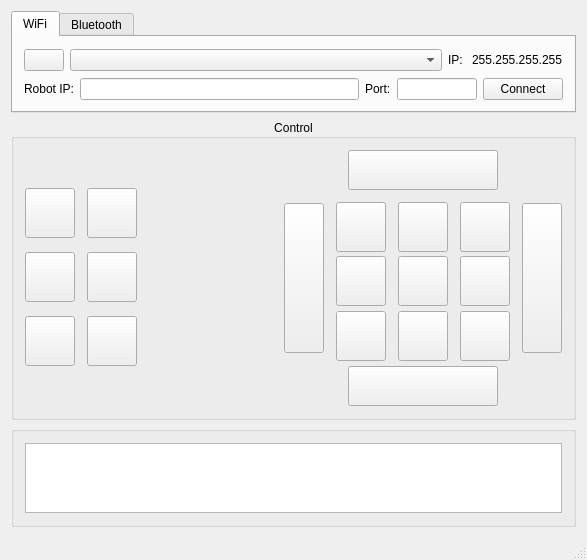
<?xml version="1.0" encoding="UTF-8"?>
<ui version="4.0">
 <class>MainWindow</class>
 <widget class="QMainWindow" name="MainWindow">
  <property name="geometry">
   <rect>
    <x>0</x>
    <y>0</y>
    <width>587</width>
    <height>560</height>
   </rect>
  </property>
  <property name="minimumSize">
   <size>
    <width>500</width>
    <height>560</height>
   </size>
  </property>
  <property name="windowTitle">
   <string>Hexapod</string>
  </property>
  <property name="windowIcon">
   <iconset>
    <normaloff>res/hexapod-logo.png</normaloff>res/hexapod-logo.png</iconset>
  </property>
  <widget class="QWidget" name="centralWidget">
   <layout class="QVBoxLayout" name="verticalLayout">
    <item>
     <widget class="QTabWidget" name="tabWidget">
      <property name="currentIndex">
       <number>0</number>
      </property>
      <widget class="QWidget" name="tab">
       <attribute name="title">
        <string>WiFi</string>
       </attribute>
       <layout class="QVBoxLayout" name="verticalLayout_3">
        <item>
         <layout class="QHBoxLayout" name="horizontalLayout_5">
          <item>
           <widget class="QPushButton" name="button_Refresh">
            <property name="text">
             <string/>
            </property>
            <property name="icon">
             <iconset>
              <normaloff>res/arrows-rotate-solid.svg</normaloff>res/arrows-rotate-solid.svg</iconset>
            </property>
           </widget>
          </item>
          <item>
           <widget class="QComboBox" name="comboBox_Interface">
            <property name="sizePolicy">
             <sizepolicy hsizetype="Expanding" vsizetype="Fixed">
              <horstretch>1</horstretch>
              <verstretch>0</verstretch>
             </sizepolicy>
            </property>
            <property name="minimumSize">
             <size>
              <width>100</width>
              <height>0</height>
             </size>
            </property>
            <property name="maximumSize">
             <size>
              <width>16777215</width>
              <height>16777215</height>
             </size>
            </property>
           </widget>
          </item>
          <item>
           <widget class="QLabel" name="label_2">
            <property name="text">
             <string>IP: </string>
            </property>
           </widget>
          </item>
          <item>
           <widget class="QLabel" name="label_LocalIP">
            <property name="text">
             <string>255.255.255.255</string>
            </property>
            <property name="textInteractionFlags">
             <set>Qt::LinksAccessibleByMouse|Qt::TextSelectableByMouse</set>
            </property>
           </widget>
          </item>
         </layout>
        </item>
        <item>
         <layout class="QHBoxLayout" name="horizontalLayout_7">
          <item>
           <widget class="QLabel" name="label_targetIP">
            <property name="sizePolicy">
             <sizepolicy hsizetype="Preferred" vsizetype="Preferred">
              <horstretch>0</horstretch>
              <verstretch>0</verstretch>
             </sizepolicy>
            </property>
            <property name="minimumSize">
             <size>
              <width>0</width>
              <height>0</height>
             </size>
            </property>
            <property name="baseSize">
             <size>
              <width>0</width>
              <height>0</height>
             </size>
            </property>
            <property name="text">
             <string>Robot IP:</string>
            </property>
           </widget>
          </item>
          <item>
           <widget class="QLineEdit" name="lineEdit_UdpClientTargetIP">
            <property name="minimumSize">
             <size>
              <width>150</width>
              <height>0</height>
             </size>
            </property>
            <property name="maximumSize">
             <size>
              <width>16777215</width>
              <height>16777215</height>
             </size>
            </property>
           </widget>
          </item>
          <item>
           <widget class="QLabel" name="label_targetPort">
            <property name="sizePolicy">
             <sizepolicy hsizetype="Preferred" vsizetype="Preferred">
              <horstretch>0</horstretch>
              <verstretch>0</verstretch>
             </sizepolicy>
            </property>
            <property name="minimumSize">
             <size>
              <width>0</width>
              <height>0</height>
             </size>
            </property>
            <property name="text">
             <string>Port:</string>
            </property>
           </widget>
          </item>
          <item>
           <widget class="QLineEdit" name="lineEdit_UdpClientTargetPort">
            <property name="minimumSize">
             <size>
              <width>80</width>
              <height>0</height>
             </size>
            </property>
            <property name="maximumSize">
             <size>
              <width>80</width>
              <height>16777215</height>
             </size>
            </property>
           </widget>
          </item>
          <item>
           <widget class="QPushButton" name="buttonUdpConnect">
            <property name="text">
             <string>Connect</string>
            </property>
           </widget>
          </item>
         </layout>
        </item>
       </layout>
      </widget>
      <widget class="QWidget" name="tab_2">
       <attribute name="title">
        <string>Bluetooth</string>
       </attribute>
       <layout class="QVBoxLayout" name="verticalLayout_4">
        <item>
         <layout class="QHBoxLayout" name="horizontalLayout_4">
          <item>
           <widget class="QLabel" name="label">
            <property name="text">
             <string>Robot MAC:</string>
            </property>
           </widget>
          </item>
          <item>
           <widget class="QLineEdit" name="lineEditBtMac">
            <property name="sizePolicy">
             <sizepolicy hsizetype="Expanding" vsizetype="Fixed">
              <horstretch>1</horstretch>
              <verstretch>0</verstretch>
             </sizepolicy>
            </property>
            <property name="minimumSize">
             <size>
              <width>150</width>
              <height>0</height>
             </size>
            </property>
           </widget>
          </item>
          <item>
           <widget class="QLabel" name="label_3">
            <property name="text">
             <string>Port:</string>
            </property>
           </widget>
          </item>
          <item>
           <widget class="QLineEdit" name="lineEditBtPort">
            <property name="minimumSize">
             <size>
              <width>80</width>
              <height>0</height>
             </size>
            </property>
            <property name="maximumSize">
             <size>
              <width>80</width>
              <height>16777215</height>
             </size>
            </property>
           </widget>
          </item>
          <item>
           <widget class="QPushButton" name="buttonBtConnect">
            <property name="text">
             <string>Connect</string>
            </property>
           </widget>
          </item>
         </layout>
        </item>
        <item>
         <spacer name="verticalSpacer">
          <property name="orientation">
           <enum>Qt::Vertical</enum>
          </property>
          <property name="sizeHint" stdset="0">
           <size>
            <width>20</width>
            <height>40</height>
           </size>
          </property>
         </spacer>
        </item>
       </layout>
      </widget>
     </widget>
    </item>
    <item>
     <widget class="QGroupBox" name="groupBox_Control">
      <property name="font">
       <font>
        <bold>false</bold>
       </font>
      </property>
      <property name="title">
       <string>Control</string>
      </property>
      <property name="alignment">
       <set>Qt::AlignCenter</set>
      </property>
      <property name="flat">
       <bool>false</bool>
      </property>
      <layout class="QHBoxLayout" name="horizontalLayout">
       <item>
        <layout class="QGridLayout" name="gridLayout_3">
         <property name="spacing">
          <number>12</number>
         </property>
         <item row="3" column="1">
          <widget class="QPushButton" name="pushButton_Twist">
           <property name="minimumSize">
            <size>
             <width>50</width>
             <height>50</height>
            </size>
           </property>
           <property name="maximumSize">
            <size>
             <width>50</width>
             <height>50</height>
            </size>
           </property>
           <property name="text">
            <string/>
           </property>
           <property name="icon">
            <iconset>
             <normaloff>res/arrow-twist-solid.svg</normaloff>res/arrow-twist-solid.svg</iconset>
           </property>
           <property name="iconSize">
            <size>
             <width>32</width>
             <height>32</height>
            </size>
           </property>
           <property name="checkable">
            <bool>false</bool>
           </property>
          </widget>
         </item>
         <item row="0" column="0" colspan="2">
          <widget class="QPushButton" name="pushButton_7">
           <property name="enabled">
            <bool>false</bool>
           </property>
           <property name="text">
            <string/>
           </property>
           <property name="flat">
            <bool>true</bool>
           </property>
          </widget>
         </item>
         <item row="5" column="0" colspan="2">
          <widget class="QPushButton" name="pushButton_8">
           <property name="enabled">
            <bool>false</bool>
           </property>
           <property name="text">
            <string/>
           </property>
           <property name="flat">
            <bool>true</bool>
           </property>
          </widget>
         </item>
         <item row="4" column="0">
          <widget class="QPushButton" name="pushButton_RotateZ">
           <property name="minimumSize">
            <size>
             <width>50</width>
             <height>50</height>
            </size>
           </property>
           <property name="maximumSize">
            <size>
             <width>50</width>
             <height>50</height>
            </size>
           </property>
           <property name="text">
            <string/>
           </property>
           <property name="icon">
            <iconset>
             <normaloff>res/arrow-circle-solid.svg</normaloff>res/arrow-circle-solid.svg</iconset>
           </property>
           <property name="iconSize">
            <size>
             <width>32</width>
             <height>32</height>
            </size>
           </property>
           <property name="checkable">
            <bool>false</bool>
           </property>
          </widget>
         </item>
         <item row="4" column="1">
          <widget class="QPushButton" name="buttonClimbBackward">
           <property name="minimumSize">
            <size>
             <width>50</width>
             <height>50</height>
            </size>
           </property>
           <property name="maximumSize">
            <size>
             <width>50</width>
             <height>50</height>
            </size>
           </property>
           <property name="text">
            <string/>
           </property>
           <property name="icon">
            <iconset>
             <normaloff>res/climb-down-solid.svg</normaloff>res/climb-down-solid.svg</iconset>
           </property>
           <property name="iconSize">
            <size>
             <width>32</width>
             <height>32</height>
            </size>
           </property>
           <property name="checkable">
            <bool>false</bool>
           </property>
          </widget>
         </item>
         <item row="2" column="1">
          <widget class="QPushButton" name="buttonClimbForward">
           <property name="minimumSize">
            <size>
             <width>50</width>
             <height>50</height>
            </size>
           </property>
           <property name="maximumSize">
            <size>
             <width>50</width>
             <height>50</height>
            </size>
           </property>
           <property name="text">
            <string/>
           </property>
           <property name="icon">
            <iconset>
             <normaloff>res/climb-up-solid.svg</normaloff>res/climb-up-solid.svg</iconset>
           </property>
           <property name="iconSize">
            <size>
             <width>32</width>
             <height>32</height>
            </size>
           </property>
           <property name="checkable">
            <bool>false</bool>
           </property>
          </widget>
         </item>
         <item row="3" column="0">
          <widget class="QPushButton" name="pushButton_RotateX">
           <property name="sizePolicy">
            <sizepolicy hsizetype="Minimum" vsizetype="Minimum">
             <horstretch>0</horstretch>
             <verstretch>0</verstretch>
            </sizepolicy>
           </property>
           <property name="minimumSize">
            <size>
             <width>50</width>
             <height>50</height>
            </size>
           </property>
           <property name="maximumSize">
            <size>
             <width>50</width>
             <height>50</height>
            </size>
           </property>
           <property name="text">
            <string/>
           </property>
           <property name="icon">
            <iconset>
             <normaloff>res/arrow-up-down-solid.svg</normaloff>res/arrow-up-down-solid.svg</iconset>
           </property>
           <property name="iconSize">
            <size>
             <width>32</width>
             <height>32</height>
            </size>
           </property>
           <property name="checkable">
            <bool>false</bool>
           </property>
          </widget>
         </item>
         <item row="2" column="0">
          <widget class="QPushButton" name="pushButton_RotateY">
           <property name="minimumSize">
            <size>
             <width>50</width>
             <height>50</height>
            </size>
           </property>
           <property name="maximumSize">
            <size>
             <width>50</width>
             <height>50</height>
            </size>
           </property>
           <property name="text">
            <string/>
           </property>
           <property name="icon">
            <iconset>
             <normaloff>res/arrow-left-right-solid.svg</normaloff>res/arrow-left-right-solid.svg</iconset>
           </property>
           <property name="iconSize">
            <size>
             <width>32</width>
             <height>32</height>
            </size>
           </property>
           <property name="checkable">
            <bool>false</bool>
           </property>
          </widget>
         </item>
        </layout>
       </item>
       <item>
        <spacer name="horizontalSpacer_2">
         <property name="orientation">
          <enum>Qt::Horizontal</enum>
         </property>
         <property name="sizeHint" stdset="0">
          <size>
           <width>40</width>
           <height>20</height>
          </size>
         </property>
        </spacer>
       </item>
       <item>
        <layout class="QGridLayout" name="gridLayout">
         <property name="spacing">
          <number>12</number>
         </property>
         <item row="3" column="3">
          <widget class="QPushButton" name="buttonShiftRight">
           <property name="sizePolicy">
            <sizepolicy hsizetype="Minimum" vsizetype="Minimum">
             <horstretch>0</horstretch>
             <verstretch>0</verstretch>
            </sizepolicy>
           </property>
           <property name="minimumSize">
            <size>
             <width>50</width>
             <height>50</height>
            </size>
           </property>
           <property name="maximumSize">
            <size>
             <width>50</width>
             <height>50</height>
            </size>
           </property>
           <property name="text">
            <string/>
           </property>
           <property name="icon">
            <iconset>
             <normaloff>res/arrow-right-solid.svg</normaloff>res/arrow-right-solid.svg</iconset>
           </property>
           <property name="checkable">
            <bool>false</bool>
           </property>
          </widget>
         </item>
         <item row="2" column="0" rowspan="3">
          <widget class="QPushButton" name="buttonTurnLeft">
           <property name="sizePolicy">
            <sizepolicy hsizetype="Minimum" vsizetype="Fixed">
             <horstretch>0</horstretch>
             <verstretch>0</verstretch>
            </sizepolicy>
           </property>
           <property name="minimumSize">
            <size>
             <width>40</width>
             <height>150</height>
            </size>
           </property>
           <property name="text">
            <string/>
           </property>
           <property name="icon">
            <iconset>
             <normaloff>res/arrow-turn-left-solid.svg</normaloff>res/arrow-turn-left-solid.svg</iconset>
           </property>
           <property name="iconSize">
            <size>
             <width>24</width>
             <height>64</height>
            </size>
           </property>
           <property name="checkable">
            <bool>false</bool>
           </property>
          </widget>
         </item>
         <item row="4" column="2">
          <widget class="QPushButton" name="buttonBackward">
           <property name="sizePolicy">
            <sizepolicy hsizetype="Minimum" vsizetype="Minimum">
             <horstretch>0</horstretch>
             <verstretch>0</verstretch>
            </sizepolicy>
           </property>
           <property name="minimumSize">
            <size>
             <width>50</width>
             <height>50</height>
            </size>
           </property>
           <property name="maximumSize">
            <size>
             <width>50</width>
             <height>50</height>
            </size>
           </property>
           <property name="text">
            <string/>
           </property>
           <property name="icon">
            <iconset>
             <normaloff>res/arrow-down-solid.svg</normaloff>res/arrow-down-solid.svg</iconset>
           </property>
           <property name="checkable">
            <bool>false</bool>
           </property>
          </widget>
         </item>
         <item row="4" column="3">
          <widget class="QPushButton" name="buttonRight135">
           <property name="sizePolicy">
            <sizepolicy hsizetype="Minimum" vsizetype="Minimum">
             <horstretch>0</horstretch>
             <verstretch>0</verstretch>
            </sizepolicy>
           </property>
           <property name="minimumSize">
            <size>
             <width>50</width>
             <height>50</height>
            </size>
           </property>
           <property name="maximumSize">
            <size>
             <width>50</width>
             <height>50</height>
            </size>
           </property>
           <property name="text">
            <string/>
           </property>
           <property name="icon">
            <iconset>
             <normaloff>res/arrow-down-right-solid.svg</normaloff>res/arrow-down-right-solid.svg</iconset>
           </property>
           <property name="checkable">
            <bool>false</bool>
           </property>
          </widget>
         </item>
         <item row="4" column="1">
          <widget class="QPushButton" name="buttonLeft135">
           <property name="sizePolicy">
            <sizepolicy hsizetype="Minimum" vsizetype="Minimum">
             <horstretch>0</horstretch>
             <verstretch>0</verstretch>
            </sizepolicy>
           </property>
           <property name="minimumSize">
            <size>
             <width>50</width>
             <height>50</height>
            </size>
           </property>
           <property name="maximumSize">
            <size>
             <width>50</width>
             <height>50</height>
            </size>
           </property>
           <property name="text">
            <string/>
           </property>
           <property name="icon">
            <iconset>
             <normaloff>res/arrow-down-left-solid.svg</normaloff>res/arrow-down-left-solid.svg</iconset>
           </property>
           <property name="checkable">
            <bool>false</bool>
           </property>
          </widget>
         </item>
         <item row="2" column="4" rowspan="3">
          <widget class="QPushButton" name="buttonTurnRight">
           <property name="minimumSize">
            <size>
             <width>40</width>
             <height>150</height>
            </size>
           </property>
           <property name="text">
            <string/>
           </property>
           <property name="icon">
            <iconset>
             <normaloff>res/arrow-turn-right-solid.svg</normaloff>res/arrow-turn-right-solid.svg</iconset>
           </property>
           <property name="iconSize">
            <size>
             <width>24</width>
             <height>64</height>
            </size>
           </property>
           <property name="checkable">
            <bool>false</bool>
           </property>
          </widget>
         </item>
         <item row="2" column="3">
          <widget class="QPushButton" name="buttonRight45">
           <property name="enabled">
            <bool>true</bool>
           </property>
           <property name="sizePolicy">
            <sizepolicy hsizetype="Minimum" vsizetype="Minimum">
             <horstretch>0</horstretch>
             <verstretch>0</verstretch>
            </sizepolicy>
           </property>
           <property name="minimumSize">
            <size>
             <width>50</width>
             <height>50</height>
            </size>
           </property>
           <property name="maximumSize">
            <size>
             <width>50</width>
             <height>50</height>
            </size>
           </property>
           <property name="text">
            <string/>
           </property>
           <property name="icon">
            <iconset>
             <normaloff>res/arrow-up-right-solid.svg</normaloff>res/arrow-up-right-solid.svg</iconset>
           </property>
           <property name="checkable">
            <bool>false</bool>
           </property>
          </widget>
         </item>
         <item row="1" column="1" colspan="3">
          <layout class="QHBoxLayout" name="horizontalLayout_2">
           <property name="spacing">
            <number>0</number>
           </property>
           <item>
            <widget class="QPushButton" name="buttonFastForward">
             <property name="minimumSize">
              <size>
               <width>150</width>
               <height>40</height>
              </size>
             </property>
             <property name="maximumSize">
              <size>
               <width>150</width>
               <height>16777215</height>
              </size>
             </property>
             <property name="text">
              <string/>
             </property>
             <property name="icon">
              <iconset>
               <normaloff>res/arrow-up-up-solid.svg</normaloff>res/arrow-up-up-solid.svg</iconset>
             </property>
             <property name="iconSize">
              <size>
               <width>24</width>
               <height>24</height>
              </size>
             </property>
             <property name="checkable">
              <bool>false</bool>
             </property>
             <property name="checked">
              <bool>false</bool>
             </property>
             <property name="flat">
              <bool>false</bool>
             </property>
            </widget>
           </item>
          </layout>
         </item>
         <item row="3" column="2">
          <widget class="QPushButton" name="buttonStandby">
           <property name="sizePolicy">
            <sizepolicy hsizetype="Minimum" vsizetype="Minimum">
             <horstretch>0</horstretch>
             <verstretch>0</verstretch>
            </sizepolicy>
           </property>
           <property name="minimumSize">
            <size>
             <width>50</width>
             <height>50</height>
            </size>
           </property>
           <property name="maximumSize">
            <size>
             <width>50</width>
             <height>50</height>
            </size>
           </property>
           <property name="text">
            <string/>
           </property>
           <property name="icon">
            <iconset>
             <normaloff>res/pause-solid.svg</normaloff>res/pause-solid.svg</iconset>
           </property>
           <property name="checkable">
            <bool>false</bool>
           </property>
           <property name="checked">
            <bool>false</bool>
           </property>
          </widget>
         </item>
         <item row="3" column="1">
          <widget class="QPushButton" name="buttonShiftLeft">
           <property name="sizePolicy">
            <sizepolicy hsizetype="Minimum" vsizetype="Minimum">
             <horstretch>0</horstretch>
             <verstretch>0</verstretch>
            </sizepolicy>
           </property>
           <property name="minimumSize">
            <size>
             <width>50</width>
             <height>50</height>
            </size>
           </property>
           <property name="maximumSize">
            <size>
             <width>50</width>
             <height>50</height>
            </size>
           </property>
           <property name="text">
            <string/>
           </property>
           <property name="icon">
            <iconset>
             <normaloff>res/arrow-left-solid.svg</normaloff>res/arrow-left-solid.svg</iconset>
           </property>
           <property name="checkable">
            <bool>false</bool>
           </property>
          </widget>
         </item>
         <item row="2" column="1">
          <widget class="QPushButton" name="buttonLeft45">
           <property name="sizePolicy">
            <sizepolicy hsizetype="Minimum" vsizetype="Minimum">
             <horstretch>0</horstretch>
             <verstretch>0</verstretch>
            </sizepolicy>
           </property>
           <property name="minimumSize">
            <size>
             <width>50</width>
             <height>50</height>
            </size>
           </property>
           <property name="maximumSize">
            <size>
             <width>50</width>
             <height>50</height>
            </size>
           </property>
           <property name="text">
            <string/>
           </property>
           <property name="icon">
            <iconset>
             <normaloff>res/arrow-up-left-solid.svg</normaloff>res/arrow-up-left-solid.svg</iconset>
           </property>
           <property name="checkable">
            <bool>false</bool>
           </property>
          </widget>
         </item>
         <item row="2" column="2">
          <widget class="QPushButton" name="buttonForward">
           <property name="sizePolicy">
            <sizepolicy hsizetype="Minimum" vsizetype="Minimum">
             <horstretch>0</horstretch>
             <verstretch>0</verstretch>
            </sizepolicy>
           </property>
           <property name="minimumSize">
            <size>
             <width>50</width>
             <height>50</height>
            </size>
           </property>
           <property name="maximumSize">
            <size>
             <width>50</width>
             <height>50</height>
            </size>
           </property>
           <property name="text">
            <string/>
           </property>
           <property name="icon">
            <iconset>
             <normaloff>res/arrow-up-solid.svg</normaloff>res/arrow-up-solid.svg</iconset>
           </property>
           <property name="checkable">
            <bool>false</bool>
           </property>
          </widget>
         </item>
         <item row="5" column="1" colspan="3">
          <layout class="QHBoxLayout" name="horizontalLayout_3">
           <property name="spacing">
            <number>0</number>
           </property>
           <item>
            <widget class="QPushButton" name="buttonFastBackward">
             <property name="minimumSize">
              <size>
               <width>0</width>
               <height>40</height>
              </size>
             </property>
             <property name="maximumSize">
              <size>
               <width>150</width>
               <height>16777215</height>
              </size>
             </property>
             <property name="text">
              <string/>
             </property>
             <property name="icon">
              <iconset>
               <normaloff>res/arrow-down-down-solid.svg</normaloff>res/arrow-down-down-solid.svg</iconset>
             </property>
             <property name="iconSize">
              <size>
               <width>24</width>
               <height>24</height>
              </size>
             </property>
             <property name="checkable">
              <bool>false</bool>
             </property>
            </widget>
           </item>
          </layout>
         </item>
        </layout>
       </item>
      </layout>
     </widget>
    </item>
    <item>
     <widget class="QGroupBox" name="groupBox">
      <property name="title">
       <string/>
      </property>
      <layout class="QVBoxLayout" name="verticalLayout_2">
       <item>
        <widget class="QTextBrowser" name="textBrowserMessage"/>
       </item>
      </layout>
     </widget>
    </item>
   </layout>
  </widget>
  <widget class="QMenuBar" name="menuBar">
   <property name="geometry">
    <rect>
     <x>0</x>
     <y>0</y>
     <width>587</width>
     <height>22</height>
    </rect>
   </property>
  </widget>
  <widget class="QStatusBar" name="status_bar"/>
 </widget>
 <layoutdefault spacing="6" margin="11"/>
 <resources/>
 <connections/>
</ui>
